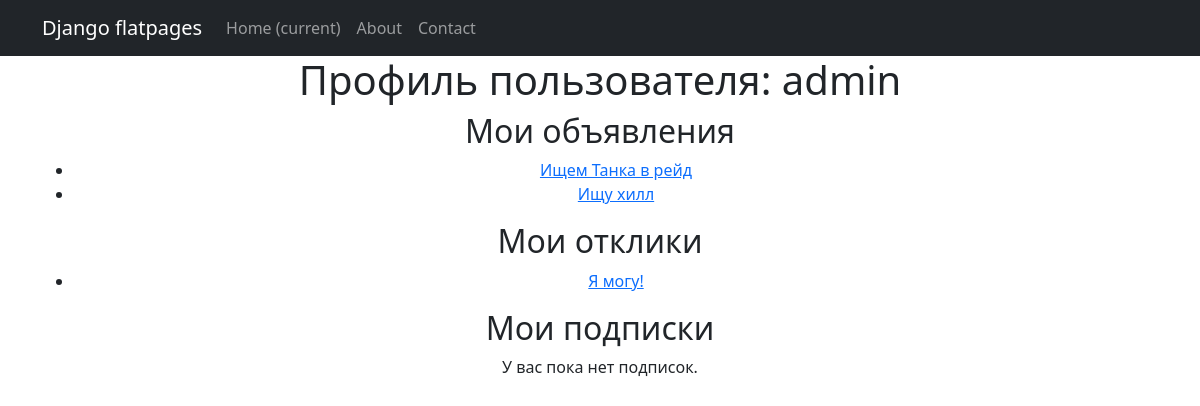
The page /post/profile/ (signed in) on the database its author committed.
### post/models.py (models this page shows, shortened)
class Post(models.Model):
    title = models.CharField(max_length=255)
    content = RichTextField()
    image1 = models.ImageField(upload_to='post_images/', blank=True, null=True)
    image2 = models.ImageField(upload_to='post_images/', blank=True, null=True)
    video1 = models.URLField(blank=True, null=True)
    video2 = models.URLField(blank=True, null=True)
    author = models.ForeignKey(User, on_delete=models.CASCADE, related_name='posts')
    created_at = models.DateTimeField(auto_now_add=True)
    updated_at = models.DateTimeField(auto_now=True)
    CATEGORY_CHOICES = [
        ('tanks', 'Танки'),
        ('healers', 'Хилы'),
        ('dps', 'ДД'),
        ('traders', 'Торговцы'),
        ('guildmasters', 'Гилдмастеры'),
        ('questgivers', 'Квестгиверы'),
        ('blacksmiths', 'Кузнецы'),
        ('leatherworkers', 'Кожевники'),
        ('alchemists', 'Зельевары'),
        ('spellcasters', 'Мастера заклинаний'),
    ]
    category = models.CharField(max_length=50, choices=CATEGORY_CHOICES)

class Reply(models.Model):
    post = models.ForeignKey(Post, on_delete=models.CASCADE, related_name='replies')
    author = models.ForeignKey(User, on_delete=models.CASCADE, related_name='replies')
    content = models.TextField()
    created_at = models.DateTimeField(auto_now_add=True)
    is_accepted = models.BooleanField(default=False)

### post/views.py (the view)
# urls.py: path('profile/', views.user_profile, name='user_profile'),
@login_required
def user_profile(request):
    user = request.user
    posts = user.posts.all()
    replies = user.replies.all()
    subscriptions = user.subscriptions.all()
    return render(request, 'post/user_profile.html', {'user': user, 'posts': posts, 'replies': replies, 'subscriptions': subscriptions})

### templates/post/user_profile.html (shortened to what this page needs)
{% extends 'flatpages/default.html' %}
{% block content %}
    <h1>Профиль пользователя: {{ user.username }}</h1>
    <h2>Мои объявления</h2>
    {% if posts %}
        <ul>
            {% for post in posts %}
                <li>
                    <a href="{% url 'post_detail' post.pk %}">{{ post.title }}</a>
                </li>
            {% endfor %}
        </ul>
    {% else %}
        <p>У вас пока нет объявлений.</p>
    {% endif %}
    <h2>Мои отклики</h2>
    {% if replies %}
        <ul>
            {% for reply in replies %}
                <li>
                    <a href="{% url 'post_detail' reply.post.pk %}">{{ reply.content }}</a>
                </li>
            {% endfor %}
        </ul>
    {% else %}
        <p>У вас пока нет откликов.</p>
    {% endif %}
    <h2>Мои подписки</h2>
    {% if subscriptions %}
        <ul>
            {% for subscription in subscriptions %}
                <li>
                    {{ subscription.newsletter.subject }}
                    <a href="{% url 'unsubscribe' subscription.pk %}">Отписаться</a>
                </li>
            {% endfor %}
        </ul>
    {% else %}
        <p>У вас пока нет подписок.</p>
    {% endif %}
{% endblock %}

### rows shown on the page
Post: title "Ищем Танка в рейд"
Post: title "Ищу хилл"
Reply: content "Я могу!"

### other values the page prints
{{ user.username }} "admin"
